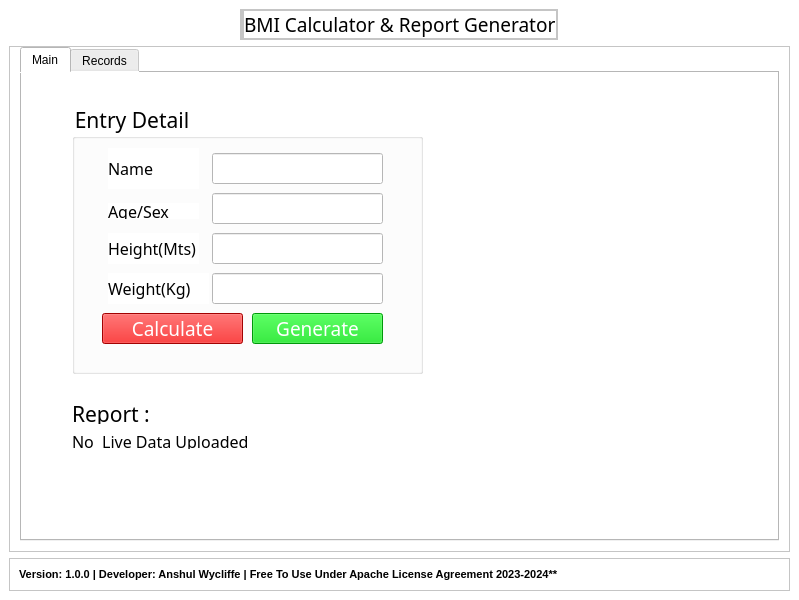
<?xml version="1.0" encoding="UTF-8"?>
<ui version="4.0">
 <class>MainWindow</class>
 <widget class="QMainWindow" name="MainWindow">
  <property name="geometry">
   <rect>
    <x>0</x>
    <y>0</y>
    <width>799</width>
    <height>600</height>
   </rect>
  </property>
  <property name="maximumSize">
   <size>
    <width>800</width>
    <height>600</height>
   </size>
  </property>
  <property name="windowTitle">
   <string>MainWindow</string>
  </property>
  <property name="styleSheet">
   <string notr="true">background-color: rgb(255, 255, 255);</string>
  </property>
  <widget class="QWidget" name="centralwidget">
   <layout class="QVBoxLayout" name="verticalLayout">
    <item alignment="Qt::AlignHCenter|Qt::AlignTop">
     <widget class="QFrame" name="frame">
      <property name="sizePolicy">
       <sizepolicy hsizetype="Preferred" vsizetype="Fixed">
        <horstretch>0</horstretch>
        <verstretch>0</verstretch>
       </sizepolicy>
      </property>
      <property name="frameShape">
       <enum>QFrame::StyledPanel</enum>
      </property>
      <property name="frameShadow">
       <enum>QFrame::Raised</enum>
      </property>
      <layout class="QHBoxLayout" name="horizontalLayout">
       <property name="spacing">
        <number>0</number>
       </property>
       <property name="leftMargin">
        <number>0</number>
       </property>
       <property name="topMargin">
        <number>0</number>
       </property>
       <property name="rightMargin">
        <number>0</number>
       </property>
       <property name="bottomMargin">
        <number>0</number>
       </property>
       <item alignment="Qt::AlignLeft">
        <widget class="QFrame" name="frame_4">
         <property name="frameShape">
          <enum>QFrame::StyledPanel</enum>
         </property>
         <property name="frameShadow">
          <enum>QFrame::Raised</enum>
         </property>
         <layout class="QHBoxLayout" name="horizontalLayout_3">
          <property name="spacing">
           <number>0</number>
          </property>
          <property name="leftMargin">
           <number>0</number>
          </property>
          <property name="topMargin">
           <number>0</number>
          </property>
          <property name="rightMargin">
           <number>0</number>
          </property>
          <property name="bottomMargin">
           <number>0</number>
          </property>
         </layout>
        </widget>
       </item>
       <item alignment="Qt::AlignHCenter">
        <widget class="QFrame" name="frame_5">
         <property name="sizePolicy">
          <sizepolicy hsizetype="Expanding" vsizetype="Preferred">
           <horstretch>0</horstretch>
           <verstretch>0</verstretch>
          </sizepolicy>
         </property>
         <property name="frameShape">
          <enum>QFrame::StyledPanel</enum>
         </property>
         <property name="frameShadow">
          <enum>QFrame::Raised</enum>
         </property>
         <layout class="QHBoxLayout" name="horizontalLayout_4">
          <property name="spacing">
           <number>0</number>
          </property>
          <property name="leftMargin">
           <number>0</number>
          </property>
          <property name="topMargin">
           <number>0</number>
          </property>
          <property name="rightMargin">
           <number>0</number>
          </property>
          <property name="bottomMargin">
           <number>0</number>
          </property>
          <item alignment="Qt::AlignLeft|Qt::AlignVCenter">
           <widget class="QLabel" name="label_2">
            <property name="font">
             <font>
              <family>OCR A Extended</family>
              <pointsize>14</pointsize>
             </font>
            </property>
            <property name="text">
             <string>BMI Calculator &amp; Report Generator</string>
            </property>
           </widget>
          </item>
         </layout>
        </widget>
       </item>
      </layout>
     </widget>
    </item>
    <item>
     <widget class="QFrame" name="frame_2">
      <property name="sizePolicy">
       <sizepolicy hsizetype="Preferred" vsizetype="Expanding">
        <horstretch>0</horstretch>
        <verstretch>0</verstretch>
       </sizepolicy>
      </property>
      <property name="frameShape">
       <enum>QFrame::StyledPanel</enum>
      </property>
      <property name="frameShadow">
       <enum>QFrame::Raised</enum>
      </property>
      <layout class="QHBoxLayout" name="horizontalLayout_5">
       <property name="spacing">
        <number>0</number>
       </property>
       <property name="leftMargin">
        <number>10</number>
       </property>
       <property name="topMargin">
        <number>0</number>
       </property>
       <property name="rightMargin">
        <number>10</number>
       </property>
       <property name="bottomMargin">
        <number>10</number>
       </property>
       <item>
        <widget class="QTabWidget" name="tabWidget">
         <property name="styleSheet">
          <string notr="true"/>
         </property>
         <property name="currentIndex">
          <number>0</number>
         </property>
         <widget class="QWidget" name="tab">
          <attribute name="title">
           <string>Main</string>
          </attribute>
          <widget class="QGroupBox" name="groupBox">
           <property name="geometry">
            <rect>
             <x>50</x>
             <y>30</y>
             <width>351</width>
             <height>271</height>
            </rect>
           </property>
           <property name="font">
            <font>
             <family>OCR A Extended</family>
             <pointsize>16</pointsize>
            </font>
           </property>
           <property name="title">
            <string>Entry Detail</string>
           </property>
           <widget class="QLabel" name="label_3">
            <property name="geometry">
             <rect>
              <x>36</x>
              <y>45</y>
              <width>91</width>
              <height>41</height>
             </rect>
            </property>
            <property name="font">
             <font>
              <family>OCR A Extended</family>
              <pointsize>12</pointsize>
              <weight>50</weight>
              <bold>false</bold>
             </font>
            </property>
            <property name="text">
             <string>Name</string>
            </property>
           </widget>
           <widget class="QLineEdit" name="name_box">
            <property name="geometry">
             <rect>
              <x>140</x>
              <y>50</y>
              <width>171</width>
              <height>31</height>
             </rect>
            </property>
            <property name="font">
             <font>
              <pointsize>12</pointsize>
             </font>
            </property>
            <property name="text">
             <string/>
            </property>
            <property name="clearButtonEnabled">
             <bool>true</bool>
            </property>
           </widget>
           <widget class="QLabel" name="label_4">
            <property name="geometry">
             <rect>
              <x>36</x>
              <y>100</y>
              <width>91</width>
              <height>16</height>
             </rect>
            </property>
            <property name="font">
             <font>
              <family>OCR A Extended</family>
              <pointsize>12</pointsize>
              <weight>50</weight>
              <bold>false</bold>
             </font>
            </property>
            <property name="text">
             <string>Age/Sex</string>
            </property>
           </widget>
           <widget class="QLineEdit" name="age_box">
            <property name="geometry">
             <rect>
              <x>140</x>
              <y>90</y>
              <width>171</width>
              <height>31</height>
             </rect>
            </property>
            <property name="font">
             <font>
              <pointsize>12</pointsize>
             </font>
            </property>
            <property name="text">
             <string/>
            </property>
            <property name="clearButtonEnabled">
             <bool>true</bool>
            </property>
           </widget>
           <widget class="QLabel" name="label_5">
            <property name="geometry">
             <rect>
              <x>36</x>
              <y>130</y>
              <width>91</width>
              <height>31</height>
             </rect>
            </property>
            <property name="font">
             <font>
              <family>OCR A Extended</family>
              <pointsize>12</pointsize>
              <weight>50</weight>
              <bold>false</bold>
             </font>
            </property>
            <property name="text">
             <string>Height(Mts)</string>
            </property>
           </widget>
           <widget class="QLineEdit" name="h_box">
            <property name="geometry">
             <rect>
              <x>140</x>
              <y>130</y>
              <width>171</width>
              <height>31</height>
             </rect>
            </property>
            <property name="font">
             <font>
              <pointsize>12</pointsize>
             </font>
            </property>
            <property name="clearButtonEnabled">
             <bool>true</bool>
            </property>
           </widget>
           <widget class="QLabel" name="label_6">
            <property name="geometry">
             <rect>
              <x>36</x>
              <y>170</y>
              <width>101</width>
              <height>31</height>
             </rect>
            </property>
            <property name="font">
             <font>
              <family>OCR A Extended</family>
              <pointsize>12</pointsize>
              <weight>50</weight>
              <bold>false</bold>
             </font>
            </property>
            <property name="text">
             <string>Weight(Kg)</string>
            </property>
           </widget>
           <widget class="QLineEdit" name="w_box">
            <property name="geometry">
             <rect>
              <x>140</x>
              <y>170</y>
              <width>171</width>
              <height>31</height>
             </rect>
            </property>
            <property name="font">
             <font>
              <pointsize>12</pointsize>
             </font>
            </property>
            <property name="clearButtonEnabled">
             <bool>true</bool>
            </property>
           </widget>
           <widget class="QPushButton" name="calculate_btn">
            <property name="geometry">
             <rect>
              <x>30</x>
              <y>210</y>
              <width>141</width>
              <height>31</height>
             </rect>
            </property>
            <property name="font">
             <font>
              <family>OCR A Extended</family>
              <pointsize>14</pointsize>
              <weight>50</weight>
              <bold>false</bold>
             </font>
            </property>
            <property name="styleSheet">
             <string notr="true">background-color: rgb(227, 2, 2);
color: rgb(255, 255, 255);</string>
            </property>
            <property name="text">
             <string>Calculate</string>
            </property>
            <property name="checkable">
             <bool>false</bool>
            </property>
            <property name="autoDefault">
             <bool>false</bool>
            </property>
            <property name="default">
             <bool>false</bool>
            </property>
            <property name="flat">
             <bool>false</bool>
            </property>
           </widget>
           <widget class="QPushButton" name="generate_btn">
            <property name="geometry">
             <rect>
              <x>180</x>
              <y>210</y>
              <width>131</width>
              <height>31</height>
             </rect>
            </property>
            <property name="font">
             <font>
              <family>OCR A Extended</family>
              <pointsize>14</pointsize>
              <weight>50</weight>
              <bold>false</bold>
             </font>
            </property>
            <property name="styleSheet">
             <string notr="true">background-color: rgb(0, 213, 14);
color: rgb(255, 255, 255);</string>
            </property>
            <property name="text">
             <string>Generate</string>
            </property>
           </widget>
          </widget>
          <widget class="QLabel" name="label_7">
           <property name="geometry">
            <rect>
             <x>50</x>
             <y>330</y>
             <width>111</width>
             <height>21</height>
            </rect>
           </property>
           <property name="font">
            <font>
             <family>OCR A Extended</family>
             <pointsize>16</pointsize>
            </font>
           </property>
           <property name="text">
            <string>Report :</string>
           </property>
          </widget>
          <widget class="QLabel" name="livedata_text">
           <property name="geometry">
            <rect>
             <x>50</x>
             <y>360</y>
             <width>351</width>
             <height>16</height>
            </rect>
           </property>
           <property name="font">
            <font>
             <family>OCR A Extended</family>
             <pointsize>12</pointsize>
            </font>
           </property>
           <property name="text">
            <string>No  Live Data Uploaded</string>
           </property>
          </widget>
          <widget class="AnalogGaugeWidget" name="widget" native="true">
           <property name="geometry">
            <rect>
             <x>410</x>
             <y>40</y>
             <width>331</width>
             <height>261</height>
            </rect>
           </property>
          </widget>
         </widget>
         <widget class="QWidget" name="tab_2">
          <attribute name="title">
           <string>Records</string>
          </attribute>
          <widget class="QTableWidget" name="record_table">
           <property name="geometry">
            <rect>
             <x>20</x>
             <y>30</y>
             <width>711</width>
             <height>381</height>
            </rect>
           </property>
          </widget>
          <widget class="QPushButton" name="refresh_btn">
           <property name="geometry">
            <rect>
             <x>20</x>
             <y>430</y>
             <width>171</width>
             <height>31</height>
            </rect>
           </property>
           <property name="font">
            <font>
             <family>OCR A Extended</family>
             <pointsize>12</pointsize>
            </font>
           </property>
           <property name="styleSheet">
            <string notr="true">background-color: rgb(4, 223, 0);
color: rgb(255, 255, 255);</string>
           </property>
           <property name="text">
            <string>Refresh Data</string>
           </property>
          </widget>
         </widget>
        </widget>
       </item>
      </layout>
     </widget>
    </item>
    <item>
     <widget class="QFrame" name="frame_3">
      <property name="sizePolicy">
       <sizepolicy hsizetype="Preferred" vsizetype="Fixed">
        <horstretch>0</horstretch>
        <verstretch>0</verstretch>
       </sizepolicy>
      </property>
      <property name="frameShape">
       <enum>QFrame::StyledPanel</enum>
      </property>
      <property name="frameShadow">
       <enum>QFrame::Raised</enum>
      </property>
      <layout class="QVBoxLayout" name="verticalLayout_2">
       <item alignment="Qt::AlignBottom">
        <widget class="QLabel" name="label">
         <property name="font">
          <font>
           <pointsize>8</pointsize>
           <weight>75</weight>
           <bold>true</bold>
          </font>
         </property>
         <property name="text">
          <string>Version: 1.0.0 | Developer: Anshul Wycliffe | Free To Use Under Apache License Agreement 2023-2024**</string>
         </property>
        </widget>
       </item>
      </layout>
     </widget>
    </item>
   </layout>
  </widget>
 </widget>
 <customwidgets>
  <customwidget>
   <class>AnalogGaugeWidget</class>
   <extends>QWidget</extends>
   <header location="global">AnalogGaugeWidget.h</header>
   <container>1</container>
  </customwidget>
 </customwidgets>
 <resources>
  <include location="D:/c data 7-9-23 ansul/Desktop/William PathoLab/assets/icons.qrc"/>
 </resources>
 <connections/>
</ui>
